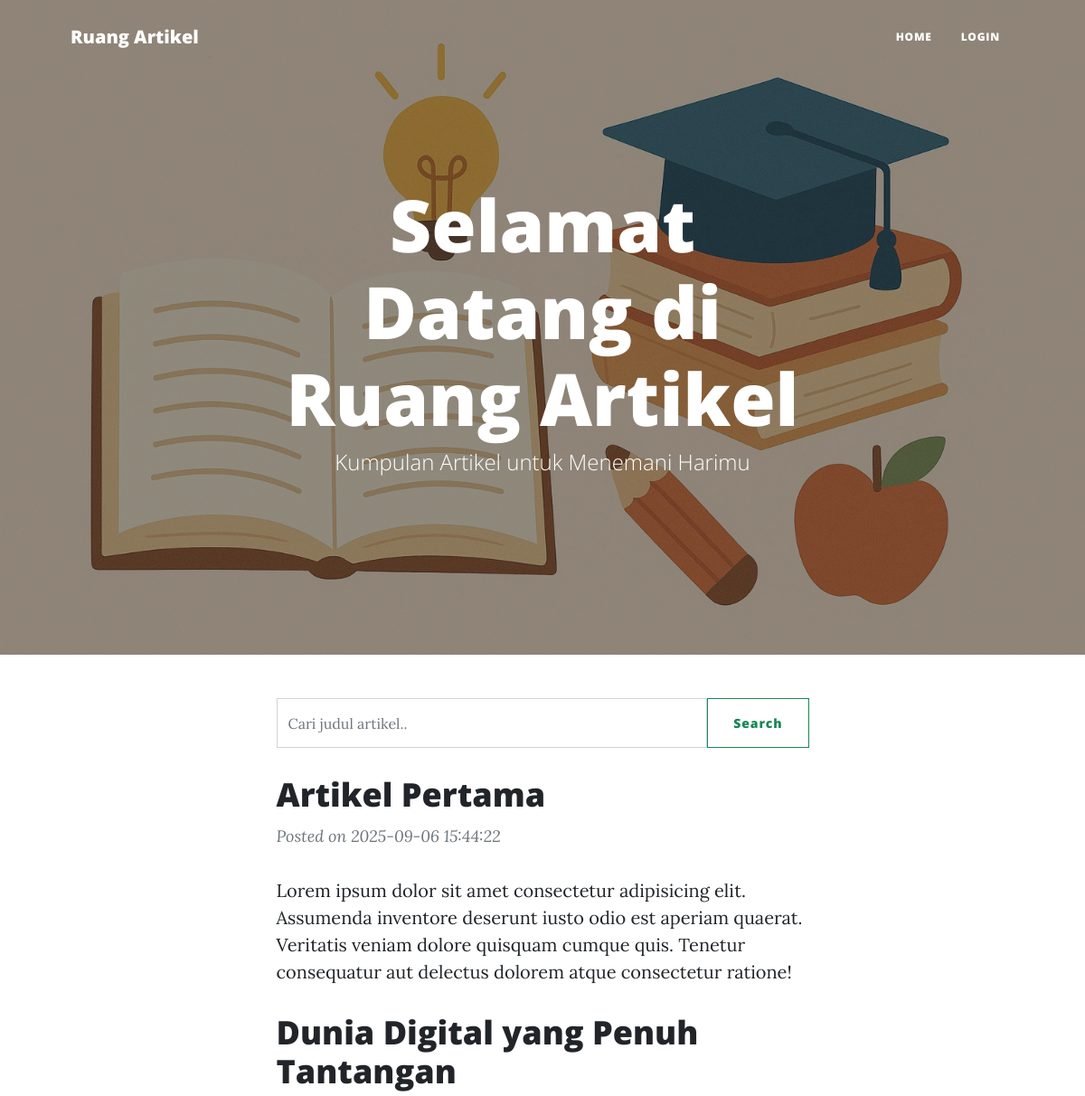
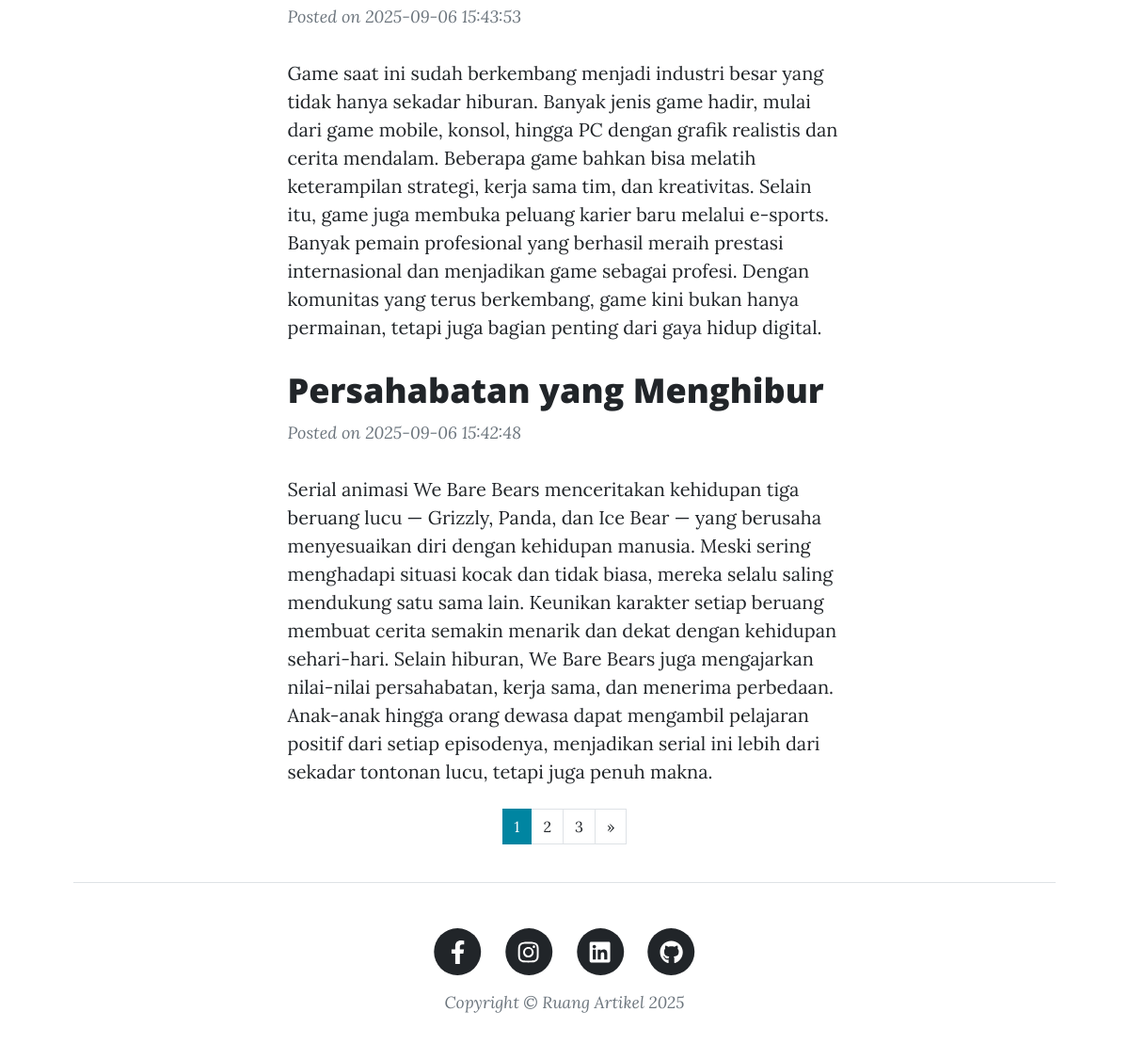
The page / on the database its author committed (2 pictures, top to bottom).
### tables this page shows
CREATE TABLE `blog` (
  `id` int(11) NOT NULL,
  `title` varchar(255) NOT NULL,
  `content` text NOT NULL,
  `url` varchar(255) NOT NULL,
  `cover` varchar(255) NOT NULL,
  `date` timestamp NOT NULL DEFAULT current_timestamp() ON UPDATE current_timestamp()
);

### index.php (called while the page is built, shortened)
<?php
require_once BASEPATH.'core/CodeIgniter.php';

### application/config/config.php (called while the page is built, shortened)
<?php
$config['base_url'] = 'http://localhost/myapp/';
$config['index_page'] = 'index.php';
$config['uri_protocol']	= 'REQUEST_URI';
$config['url_suffix'] = '';
$config['language']	= 'english';
$config['charset'] = 'UTF-8';
$config['enable_hooks'] = FALSE;
$config['subclass_prefix'] = 'MY_';
$config['composer_autoload'] = FALSE;
$config['permitted_uri_chars'] = 'a-z 0-9~%.:_\-';
$config['enable_query_strings'] = FALSE;
$config['controller_trigger'] = 'c';
$config['function_trigger'] = 'm';
$config['directory_trigger'] = 'd';
$config['allow_get_array'] = TRUE;
$config['log_threshold'] = 0;
$config['log_path'] = '';
$config['log_file_extension'] = '';
$config['log_file_permissions'] = 0644;
$config['log_date_format'] = 'Y-m-d H:i:s';
$config['error_views_path'] = '';
$config['cache_path'] = '';
$config['cache_query_string'] = FALSE;
$config['encryption_key'] = '';
$config['sess_driver'] = 'files';
$config['sess_cookie_name'] = 'ci_session';
$config['sess_samesite'] = 'Lax';
$config['sess_expiration'] = 7200;
$config['sess_save_path'] = NULL;
$config['sess_match_ip'] = FALSE;
$config['sess_time_to_update'] = 300;
$config['sess_regenerate_destroy'] = FALSE;
$config['cookie_prefix']	= '';
$config['cookie_domain']	= '';
$config['cookie_path']		= '/';
$config['cookie_secure']	= FALSE;
$config['cookie_httponly'] 	= FALSE;
$config['cookie_samesite'] 	= 'Lax';
$config['standardize_newlines'] = FALSE;
$config['global_xss_filtering'] = FALSE;
$config['csrf_protection'] = FALSE;
$config['csrf_token_name'] = 'csrf_test_name';
$config['csrf_cookie_name'] = 'csrf_cookie_name';
$config['csrf_expire'] = 7200;
$config['csrf_regenerate'] = TRUE;
$config['csrf_exclude_uris'] = array();
$config['compress_output'] = FALSE;
$config['time_reference'] = 'local';
$config['rewrite_short_tags'] = FALSE;
$config['proxy_ips'] = '';

### application/models/blog_model.php (called while the page is built, shortened)
<?php
class blog_model extends CI_Model{
    public function getblogs($limit, $offset)
    {
    $filter = $this->input->get('find');
    $this->db->like('title', $filter);
    $this->db->limit($limit, $offset);
    $this->db->order_by('date', 'desc');
    return $this->db->get("blog");
    }
     public function gettotalblogs()
    {
    $filter = $this->input->get('find');
    $this->db->like('title', $filter);
    return $this->db->count_all_results("blog");
    }
}

### application/views/blog.php (the view, shortened to what this page needs)
<?php $this->load->view('partials/header'); ?>
        <header class="masthead" style="background-image: url('<?php echo base_url(); ?>assets/assets/img/home-bg.jpg')">
            <div class="container position-relative px-4 px-lg-5">
                <div class="row gx-4 gx-lg-5 justify-content-center">
                    <div class="col-md-10 col-lg-8 col-xl-7">
                        <div class="site-heading">
                            <h1>Selamat Datang di Ruang Artikel</h1>
                            <span class="subheading">Kumpulan Artikel untuk Menemani Harimu</span>
                        </div>
                    </div>
                </div>
            </div>
        </header>
        <div class="container px-4 px-lg-5">
            <div class="row gx-4 gx-lg-5 justify-content-center">
                <div class="col-md-10 col-lg-8 col-xl-7">
                    <form class="form-inline d-flex" style="flex-wrap: nowrap;">
                        <input class="form-control mr-2" type="search" placeholder="Cari judul artikel.." aria-label="Search" name="find">
                        <button class="btn btn-outline-success" type="submit">Search</button>
                    </form>
                            <?php foreach ($blogs as $key => $blog): ?>
                            <div class="post-preview">
                            <a href="<?php echo site_url('blog/detail/'.$blog['url']); ?>">
                            <h2 class="post-title"><?php echo $blog['title'];?></h2>
                        </a>
                        <p class="post-meta">
                            Posted on <?php echo $blog['date'];?>
                        </p>
                        <?php echo $blog['content'];?>
                    </div>
            <?php endforeach; ?>
        <div class="d-flex justify-content-center my-4">
            <?php echo $this->pagination->create_links(); ?>
        </div>
            </div>
        </div>
<?php $this->load->view('partials/footer'); ?>

### application/controllers/blog.php (shortened to what this page needs)
<?php
class blog extends CI_Controller{
    public function __construct()
    {
        $this->load->model('blog_model');
        $this->load->library('session');
    }
    public function index($offset = 0)
    {
        $this->load->library('pagination');
        $config['base_url'] = site_url('blog/index');
        $config['total_rows'] = $this->blog_model->gettotalblogs();
        $config['per_page'] = 3;
        $config['full_tag_open']    = '<nav><ul class="pagination justify-content-center">';
        $config['full_tag_close']   = '</ul></nav>';
        $config['next_tag_open']    = '<li class="page-item">';
        $config['next_tag_close']   = '</li>';
        $config['cur_tag_open']     = '<li class="page-item active"><a class="page-link" href="#">';
        $config['cur_tag_close']    = '</a></li>';
        $config['num_tag_open']     = '<li class="page-item">';
        $config['num_tag_close']    = '</li>';
        $query = $this->blog_model->getblogs($config['per_page'], $offset);
        $data['blogs'] = $query->result_array();
        $this->load->view('blog', $data) ;
    }
}

### application/views/partials/header.php (shortened to what this page needs)
<!DOCTYPE html>
<html lang="en">
    <head>
        <link href="<?php echo base_url(); ?>assets/css/styles.css" rel="stylesheet" />
    </head>
    <body>
        <nav class="navbar navbar-expand-lg navbar-light" id="mainNav">
            <div class="container px-4 px-lg-5">
                <a class="navbar-brand" href="<?php echo site_url(); ?>">Ruang Artikel</a>
                <div class="collapse navbar-collapse" id="navbarResponsive">
                    <ul class="navbar-nav ms-auto py-4 py-lg-0">
                        <li class="nav-item"><a class="nav-link px-lg-3 py-3 py-lg-4" href="<?php echo site_url(); ?>">Home</a></li>
                        <?php if(isset($_SESSION['username'])): ?>
                        <li class="nav-item"><a class="nav-link px-lg-3 py-3 py-lg-4" href="<?php echo site_url('blog/add_data');?>">+ Tambah Artikel</a></li>
                        <li class="nav-item"><a class="nav-link px-lg-3 py-3 py-lg-4" href="<?php echo site_url('blog/logout');?>">Logout</a></li>
                        <?php else: ?>
                        <li class="nav-item"><a class="nav-link px-lg-3 py-3 py-lg-4" href="<?php echo site_url('blog/login');?>">Login</a></li>
                        <?php endif; ?>
                    </ul>
                </div>
            </div>
        </nav>

### application/views/partials/footer.php (shortened to what this page needs)
        <footer class="border-top">
            <div class="container px-4 px-lg-5">
                <div class="row gx-4 gx-lg-5 justify-content-center">
                    <div class="col-md-10 col-lg-8 col-xl-7">
                        <ul class="list-inline text-center">
                            <li class="list-inline-item">
                                <a href="#!">
                                    <span class="fa-stack fa-lg">
                                        <i class="fas fa-circle fa-stack-2x"></i>
                                        <i class="fab fa-facebook-f fa-stack-1x fa-inverse"></i>
                                    </span>
                                </a>
                            </li>
                            <li class="list-inline-item">
                                <a href="#!">
                                    <span class="fa-stack fa-lg">
                                        <i class="fas fa-circle fa-stack-2x"></i>
                                        <i class="fab fa-instagram fa-stack-1x fa-inverse"></i>
                                    </span>
                                </a>
                            </li>
                            <li class="list-inline-item">
                                <a href="#!">
                                    <span class="fa-stack fa-lg">
                                        <i class="fas fa-circle fa-stack-2x"></i>
                                        <i class="fab fa-linkedin fa-stack-1x fa-inverse"></i>
                                    </span>
                                </a>
                            </li>
                            <li class="list-inline-item">
                                <a href="#!">
                                    <span class="fa-stack fa-lg">
                                        <i class="fas fa-circle fa-stack-2x"></i>
                                        <i class="fab fa-github fa-stack-1x fa-inverse"></i>
                                    </span>
                                </a>
                            </li>
                        </ul>
                        <div class="small text-center text-muted fst-italic">Copyright &copy; Ruang Artikel 2025</div>
                    </div>
                </div>
            </div>
        </footer>
    </body>
</html>

### rows shown on the page
blog: title "Artikel Pertama", date "2025-09-06 15:44:22", content "Lorem ipsum dolor sit amet consectetur adipisicing elit. Assumenda inventore deserunt iusto odio est aperiam quaerat. Veritatis veniam dolore quisquam cumque quis. Tenetur consequatur aut delectus dolorem atque consectetur ratione!"
blog: title "Dunia Digital yang Penuh Tantangan", date "2025-09-06 15:43:53", content "Game saat ini sudah berkembang menjadi industri besar yang tidak hanya sekadar hiburan. Banyak jenis game hadir, mulai dari game mobile, konsol, hingga PC dengan grafik realistis dan cerita mendalam. Beberapa game bahkan bisa melatih keterampilan strategi, kerja sama tim, dan kreativitas. Selain itu, game juga membuka peluang karier baru melalui e-sports. Banyak pemain profesional yang berhasil meraih prestasi internasional dan menjadikan game sebagai profesi. Dengan komunitas yang terus berkembang, game kini bukan hanya permainan, tetapi juga bagian penting dari gaya hidup digital."
blog: title "Persahabatan yang Menghibur", date "2025-09-06 15:42:48", content "Serial animasi We Bare Bears menceritakan kehidupan tiga beruang lucu — Grizzly, Panda, dan Ice Bear — yang berusaha menyesuaikan diri dengan kehidupan manusia. Meski sering menghadapi situasi kocak dan tidak biasa, mereka selalu saling mendukung satu sama lain. Keunikan karakter setiap beruang membuat cerita semakin menarik dan dekat dengan kehidupan sehari-hari. Selain hiburan, We Bare Bears juga mengajarkan nilai-nilai persahabatan, kerja sama, dan menerima perbedaan. Anak-anak hingga orang dewasa dapat mengambil pelajaran positif dari setiap episodenya, menjadikan serial ini lebih dari sekadar tontonan lucu, tetapi juga penuh makna."

### other values the page prints
$this->pagination->create_links() "1 2 3 »"
